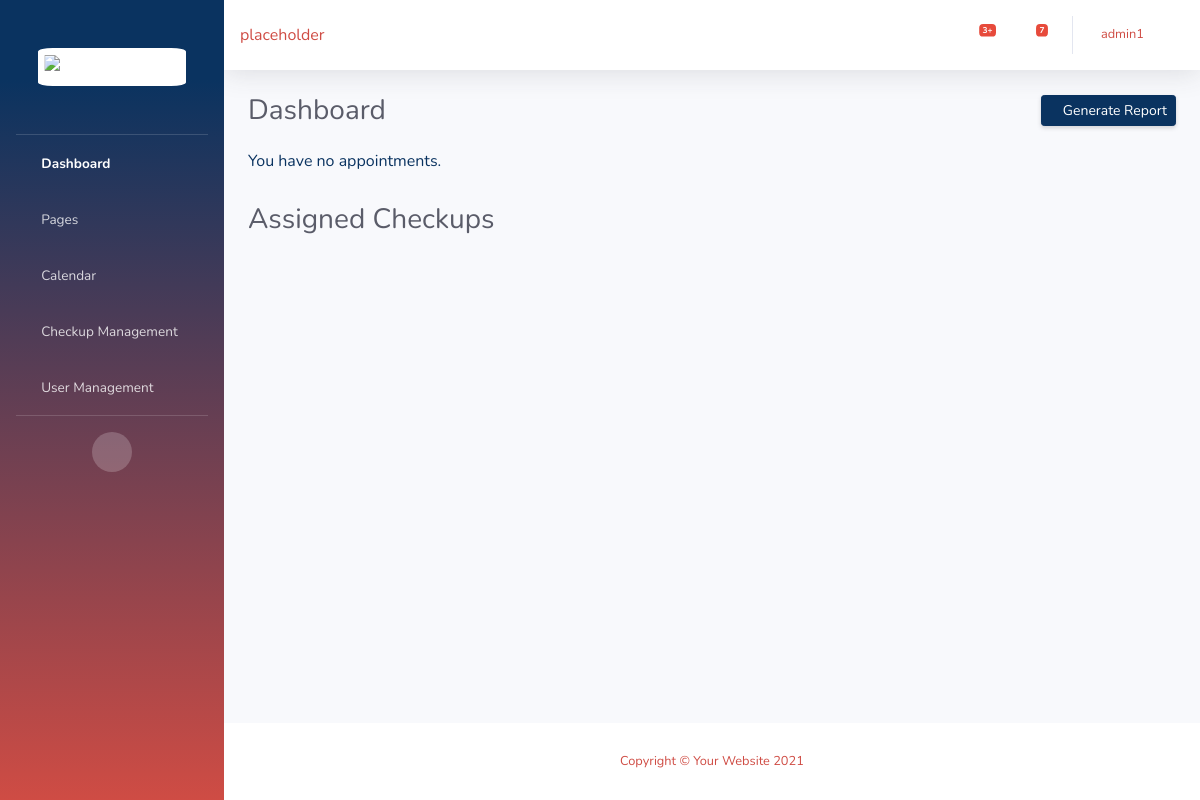
/home/ (signed in), run on an earlier commit of the app's database.
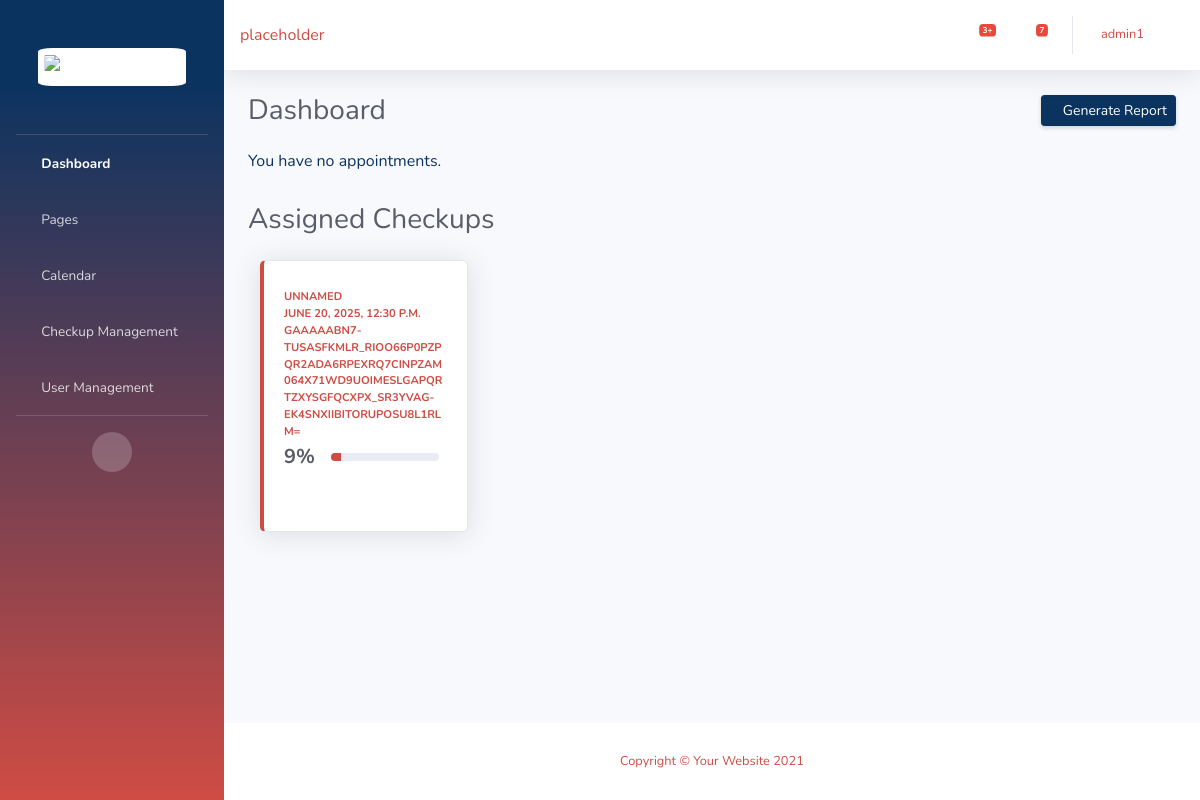
And on a later commit of the database.
### app/models.py (models this page shows, shortened)
class Checkup(models.Model):
    customer = models.ForeignKey(User, on_delete=models.CASCADE, blank=True,null=True)
    name = models.CharField(max_length=50,default="Unnamed")
    address = EncryptedCharField(max_length=100)
    contact = EncryptedCharField(max_length=150,blank=True,null=True)
    status = models.CharField(max_length=50,default='Pending')
    inspectors = models.ManyToManyField(User, related_name='inspector', default=1)
    startDT = models.DateTimeField(null=True)
    departDT = models.DateTimeField(null=True)
    comments = models.TextField(blank=True,null=True)
    def completion_percentage(self):
        total_items = self.items.count()
        if total_items == 0:
            return 0
        completed_items = self.items.filter(is_completed=True).count()
        return round((completed_items / total_items) * 100)

### app/views.py (the view)
# urls.py: 2. Add a URL to urlpatterns:  path('', views.home, name='home')
@login_required
def home(request):
    if (request.user.is_authenticated != True):
        print("You not logged in")
        return redirect('login')
    yourCheckups = Checkup.objects.filter(customer=request.user)
    assignedCheckups = Checkup.objects.filter(inspectors=request.user)
    context = {'assignedChecks':assignedCheckups,'yourChecks':yourCheckups}
    return render(request, 'base.html', Context(request,context))

### app/models.py (called while the page is built)
def Context(request, extra=None):
    BasicContext = {'user':request.user}
    if extra != None:
        return {k: v for d in (BasicContext, extra) for k, v in d.items()}
    else:
        return BasicContext

### app/templates/base.html (shortened to what the changed rows need)
<!DOCTYPE html>
{% load static %}
<html lang="en">
  <head>
    <link
      href="{% static 'vendor/fontawesome-free/css/all.min.css' %}"
      rel="stylesheet"
      type="text/css"
    />
    <link href="{% static 'css/sb-admin-2.css' %}" rel="stylesheet" />
  </head>
  <body id="page-top">
    <div id="wrapper">
      <div id="content-wrapper" class="d-flex flex-column">
        <div id="content">
          {% block content %}
          <div class="container-fluid">
            <div class="d-sm-flex align-items-center justify-content-between mb-4">
              <h1 class="h3 mb-0 text-gray-800">Dashboard</h1>
            </div>
            {% if user.groups.all.0.name == 'Inspector' %}
            <div class="d-sm-flex align-items-center justify-content-between mb-4">
              <h1 class="h3 mb-0 text-gray-800">Assigned Checkups</h1>
            </div>
            {% for i in assignedChecks %}{% if i.status != Complete %}
            <div class="col-xl-3 col-md-6 mb-4">
              <div class="card border-left-info shadow h-100 py-2">
                <div class="card-body">
                  <a href="{% url 'Edit' checkup_id=i.id %}">
                    <div class="row no-gutters align-items-center">
                      <div class="col mr-2">
                        <div class="text-xs font-weight-bold text-info text-uppercase mb-1">
                          {{ i.name }}<br />{{ i.startDT }}<br />{{ i.address }}
                        </div>
                        <div class="row no-gutters align-items-center">
                          <div class="col-auto">
                            <div class="h5 mb-0 mr-3 font-weight-bold text-gray-800">
                              {{ i.completion_percentage }}%
                            </div>
                          </div>
                          <div class="col">
                            <div class="progress progress-sm mr-2">
                              <div
                                class="progress-bar bg-info"
                                role="progressbar"
                                style="width: {{ i.completion_percentage }}%"
                                aria-valuenow="50"
                                aria-valuemin="0"
                                aria-valuemax="100"
                              ></div>
                            </div>
                          </div>
                        </div>
                      </div>
                      <div class="col-auto">
                        <i class="fas fa-clipboard-list fa-2x text-gray-300"></i>
                      </div>
                    </div>
                  </a>
                </div>
              </div>
            </div>
            {% endif %} {% endfor %} {% endif %}
          </div>
          {% endblock %}
        </div>
      </div>
    </div>
  </body>
</html>

What changed in the data, as far as the page shows it:
now on this page (row edited): Checkup: name "UNNAMED", startDT "JUNE 20, 2025, 12:30 P.M.", address "GAAAAABN7-TUSASFKMLR_RIOO66P0PZPQR2ADA6RPEXRQ7CINPZAM064X71WD9UOIMESLGAPQRTZXYSGFQCXPX_SR3YVAG-EK4SNXIIBITORUPOSU8L1RLM=", completion_percentage "9"
